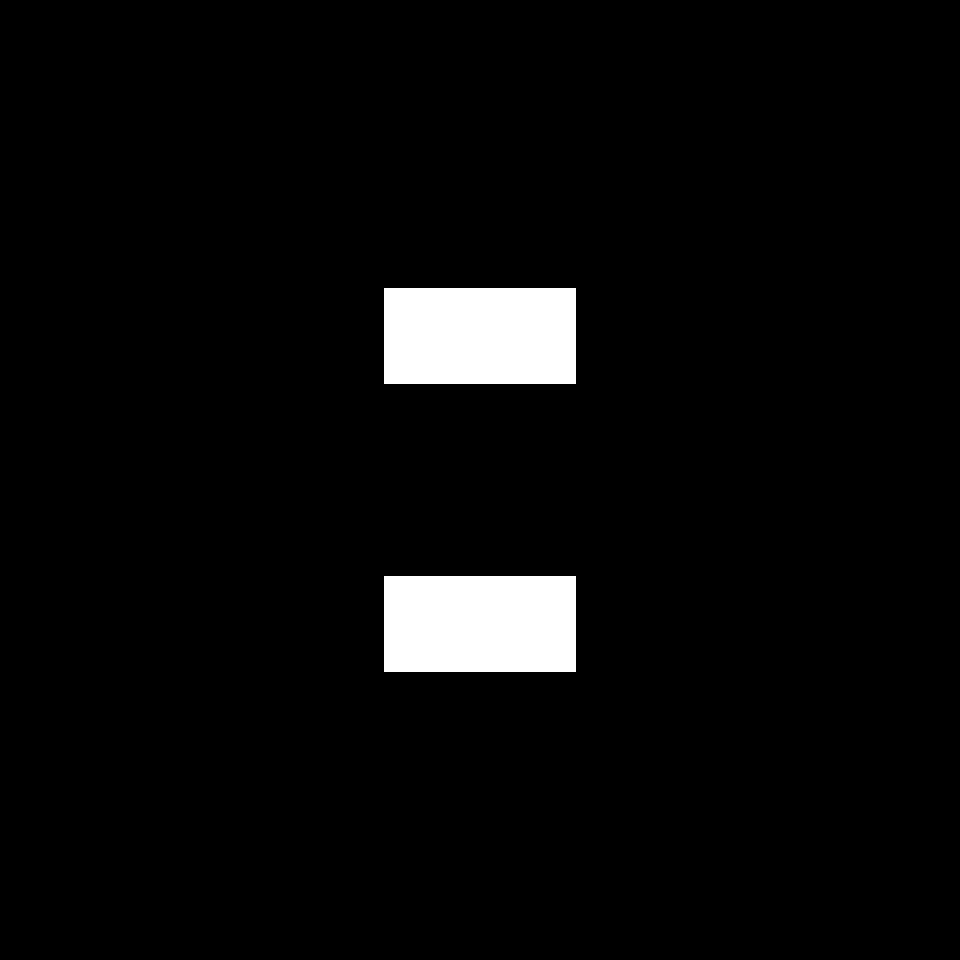
Frame 1 (no input)
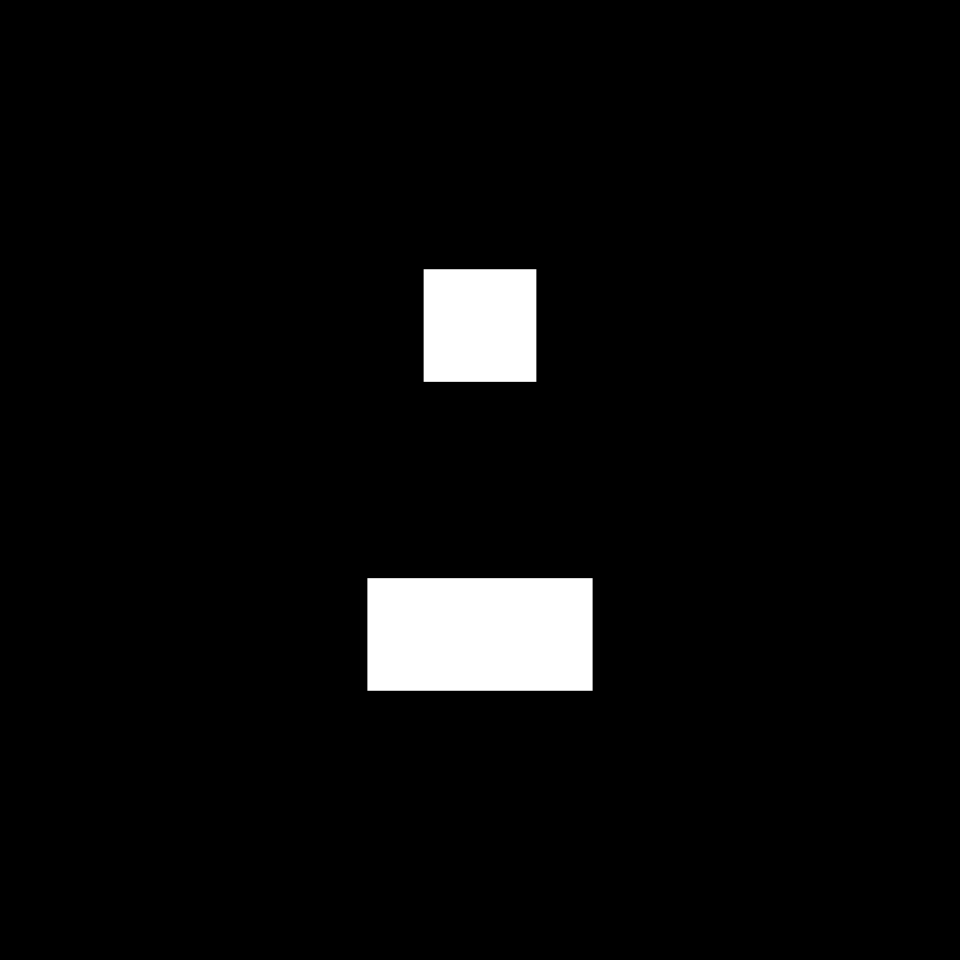
Frame 60 (the mouse pressed at the canvas centre just before this capture)
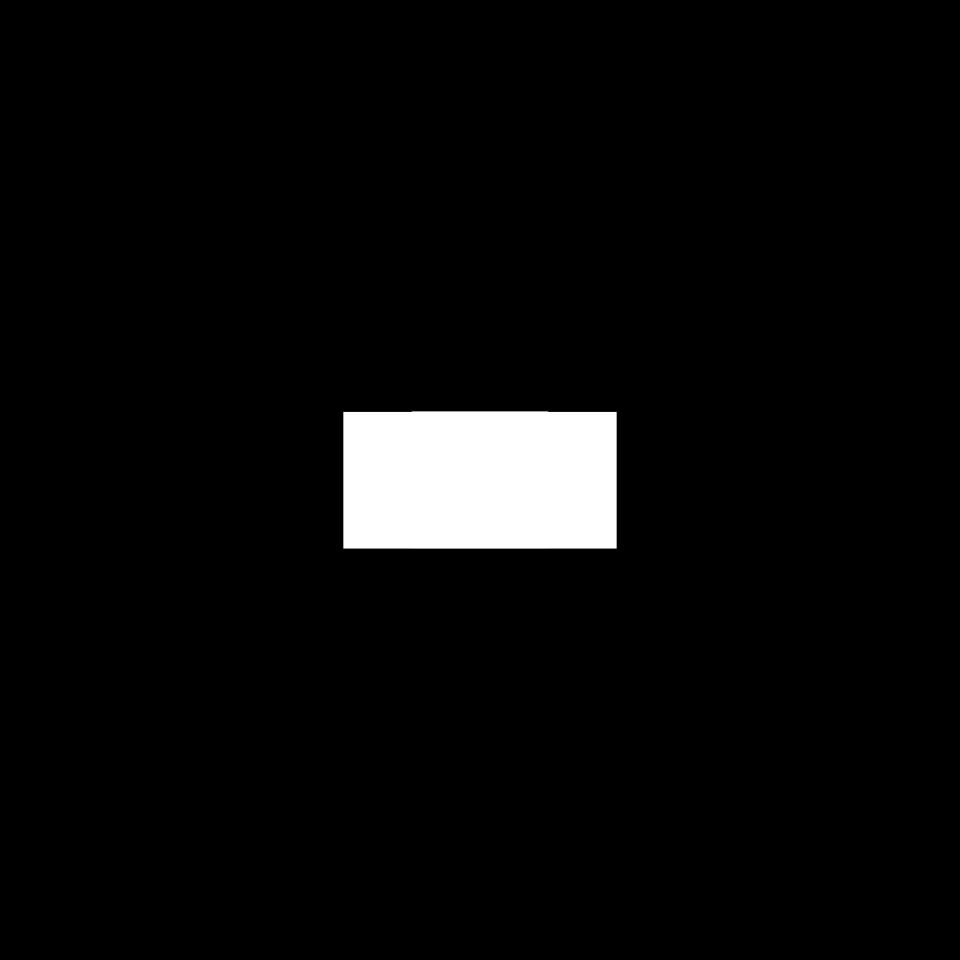
Frame 120 (the mouse held since frame 60 and released just before this capture)

The Processing sketch that drew these frames (run headless with seeded random() and noise(); from frame 60 on, the mouse is pressed at the canvas centre):

// Processing sketch: gif3
// ── gif3.pde
float totalframes=200;
float current=-1;
float campos=0;
float camstartsize=200;
float camsize=camstartsize;
Rect[] rects;

void settings() {
  size(floor(displayHeight*0.8), floor(displayHeight*0.8));
}
void setup() {
  noStroke();
  rects=new Rect[2];
  rects[0]=new Rect(camstartsize/5*2,camstartsize/10*3,camstartsize/5,camstartsize/10);
  rects[1]=new Rect(camstartsize/5*2,camstartsize/10*6,camstartsize/5,camstartsize/10);
}
void draw() {
  current++;
  if(current>=totalframes) {
    current=0;
    rects[0]=new Rect(camstartsize/5*2,camstartsize/10*3,camstartsize/5,camstartsize/10);
    rects[1]=new Rect(camstartsize/5*2,camstartsize/10*6,camstartsize/5,camstartsize/10);
  }
  float percent=current/totalframes;
  render(percent);
}

float pTCp(float p) {
  p=map(p,campos,campos+camsize,0,width);
  return p;
}
float sTCs(float p) {
  p=map(p,0,camsize,0,width);
  return p;
}
float smoothstep(float i) {
  i=min(i,1);
  i=max(i,0);
  return i*i*(3-2*i);
}

void render(float percent) {
  camsize=camstartsize-percent*100;
  campos=(camstartsize-camsize)/2;
  if(percent<0.25) {
    rects[0].w=rects[0].startW-smoothstep(percent*4)*rects[0].startW/2;
    rects[0].x=rects[0].startX+(rects[0].startW-rects[0].w)/2;
  }
  if(percent>=0.25 && percent<0.5) {
    rects[0].y=rects[0].startY+smoothstep((percent-0.25)*4)*(camstartsize/2-rects[0].h/2-rects[0].startY);
    rects[1].y=rects[1].startY+smoothstep((percent-0.25)*4)*(camstartsize/2-rects[1].h/2-rects[1].startY);
  }
  background(0);
  fill(255);
  for(int i=0;i<2;i++) {
    rect(pTCp(rects[i].x),pTCp(rects[i].y),sTCs(rects[i].w),sTCs(rects[i].h));
  }
}
// ── rect.pde
class Rect {
  public float x=0;
  public float y=0;
  public float w=0;
  public float h=0;
  public float startX=0;
  public float startY=0;
  public float startW=0;
  public float startH=0;
  public Rect(float getX, float getY, float getW, float getH) {
    x=getX;
    y=getY;
    w=getW;
    h=getH;
    startX=getX;
    startY=getY;
    startW=getW;
    startH=getH;
  }
}
